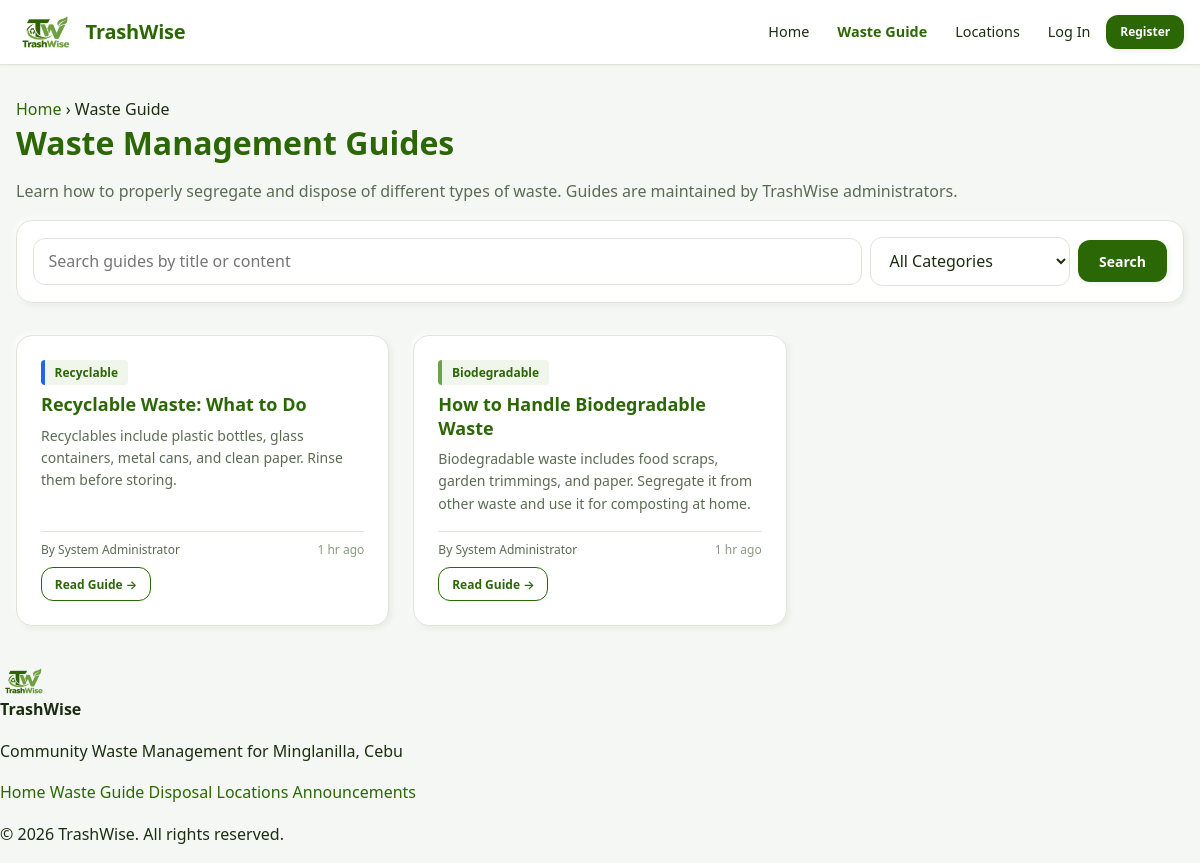
Screenshot of /modules/guides/waste-guide.php with the database file from the repository.
### tables this page shows
CREATE TABLE waste_guides (
    guide_id     INT UNSIGNED NOT NULL AUTO_INCREMENT,
    category_id  INT UNSIGNED NOT NULL,
    created_by   INT UNSIGNED NOT NULL,
    title        VARCHAR(255) NOT NULL,
    content      TEXT         NOT NULL,
    is_published TINYINT(1)   NOT NULL DEFAULT 1,
    created_at   DATETIME     NOT NULL DEFAULT CURRENT_TIMESTAMP,
    updated_at   DATETIME     NOT NULL DEFAULT CURRENT_TIMESTAMP
                              ON UPDATE CURRENT_TIMESTAMP,
    PRIMARY KEY (guide_id),
    KEY idx_guides_category (category_id),
    KEY idx_guides_published (is_published),
    CONSTRAINT fk_guides_category
        FOREIGN KEY (category_id) REFERENCES waste_categories(category_id)
        ON DELETE RESTRICT ON UPDATE CASCADE,
    CONSTRAINT fk_guides_user
        FOREIGN KEY (created_by) REFERENCES users(user_id)
        ON DELETE RESTRICT ON UPDATE CASCADE
);

CREATE TABLE waste_categories (
    category_id   INT UNSIGNED NOT NULL AUTO_INCREMENT,
    category_name VARCHAR(100) NOT NULL,
    description   TEXT         DEFAULT NULL,
    color_code    VARCHAR(20)  DEFAULT NULL,
    PRIMARY KEY (category_id),
    UNIQUE KEY uq_category_name (category_name)
);

CREATE TABLE users (
    user_id           INT UNSIGNED NOT NULL AUTO_INCREMENT,
    role_id           TINYINT UNSIGNED NOT NULL,
    barangay_id       INT UNSIGNED DEFAULT NULL,
    first_name        VARCHAR(100) NOT NULL,
    last_name         VARCHAR(100) NOT NULL,
    email             VARCHAR(255) NOT NULL,
    password_hash     VARCHAR(255) NOT NULL,
    phone             VARCHAR(20)  DEFAULT NULL,
    address           VARCHAR(500) DEFAULT NULL,
    is_email_verified TINYINT(1)   NOT NULL DEFAULT 0,
    email_verified_at DATETIME     DEFAULT NULL,
    last_login_at     DATETIME     DEFAULT NULL,
    is_active         TINYINT(1)   NOT NULL DEFAULT 1,
    created_at        DATETIME     NOT NULL DEFAULT CURRENT_TIMESTAMP,
    updated_at        DATETIME     NOT NULL DEFAULT CURRENT_TIMESTAMP
                                   ON UPDATE CURRENT_TIMESTAMP,
    PRIMARY KEY (user_id),
    UNIQUE KEY uq_users_email (email),
    KEY idx_users_role     (role_id),
    KEY idx_users_barangay (barangay_id),
    KEY idx_users_active   (is_active),
    CONSTRAINT fk_users_role
        FOREIGN KEY (role_id) REFERENCES roles(role_id)
        ON DELETE RESTRICT ON UPDATE CASCADE,
    CONSTRAINT fk_users_barangay
        FOREIGN KEY (barangay_id) REFERENCES barangays(barangay_id)
        ON DELETE SET NULL ON UPDATE CASCADE
);

### includes/functions.php (called while the page is built, shortened)
<?php
require_once __DIR__ . '/../config/database.php';
function e($value): string
{
    return htmlspecialchars((string) $value, ENT_QUOTES | ENT_SUBSTITUTE, 'UTF-8');
}
function input_string(string $key, string $method = 'POST'): string
{
    $source = $method === 'GET' ? $_GET : $_POST;
    $value  = $source[$key] ?? '';
    return is_string($value) ? trim($value) : '';
}
function input_int(string $key, string $method = 'POST', int $default = 0): int
{
    $source = $method === 'GET' ? $_GET : $_POST;
    return isset($source[$key]) ? (int) $source[$key] : $default;
}
function time_ago(?string $value): string
{
    $ts = strtotime($value);
    $diff = time() - $ts;
    if ($diff < 86400)  return floor($diff / 3600) . ' hr ago';
    return date('M j, Y', $ts);
}
function paginate(int $total, int $perPage, int $currentPage): array
{
    $perPage     = max(1, $perPage);
    $totalPages  = max(1, (int) ceil($total / $perPage));
    $currentPage = max(1, min($currentPage, $totalPages));
    $offset      = ($currentPage - 1) * $perPage;
    return [
        'total'        => $total,
        'per_page'     => $perPage,
        'current_page' => $currentPage,
        'total_pages'  => $totalPages,
        'offset'       => $offset,
    ];
}

### config/database.php (called while the page is built, shortened)
<?php
function db(): PDO
{
    static $pdo = null;
    if ($pdo instanceof PDO) {
        return $pdo;
    }
    $dsn = sprintf(
        'mysql:host=%s;dbname=%s;charset=%s',
        DB_HOST,
        DB_NAME,
        DB_CHARSET
    );
    $options = [
        PDO::ATTR_ERRMODE            => PDO::ERRMODE_EXCEPTION,
        PDO::ATTR_DEFAULT_FETCH_MODE => PDO::FETCH_ASSOC,
        PDO::ATTR_EMULATE_PREPARES   => false,
        PDO::ATTR_PERSISTENT         => false,
        PDO::ATTR_STRINGIFY_FETCHES  => false,
    ];
    try {
        $pdo = new PDO($dsn, DB_USER, DB_PASS, $options);
    } catch (PDOException $e) {
        error_log('[TrashWise DB] ' . $e->getMessage());
        if (!headers_sent()) {
            http_response_code(500);
        }
        if (APP_DEBUG) {
            exit('Database connection failed: ' . htmlspecialchars($e->getMessage(), ENT_QUOTES, 'UTF-8'));
        }
        exit('A database error occurred. Please try again later.');
    }
    return $pdo;
}
function db_query(string $sql, array $params = []): PDOStatement
{
    $stmt = db()->prepare($sql);
    $stmt->execute($params);
    return $stmt;
}
function db_all(string $sql, array $params = []): array
{
    return db_query($sql, $params)->fetchAll();
}
function db_scalar(string $sql, array $params = [])
{
    $value = db_query($sql, $params)->fetchColumn();
    return $value === false ? null : $value;
}

### modules/guides/waste-guide.php (the view, shortened to what this page needs)
<?php
require_once __DIR__ . '/../../config/database.php';
require_once __DIR__ . '/../../includes/functions.php';
$q          = input_string('q', 'GET');
$categoryId = input_int('category_id', 'GET');
$page       = max(1, input_int('page', 'GET', 1));
$perPage    = 9;
$where  = ['wg.is_published = 1'];
$params = [];
$whereSql = 'WHERE ' . implode(' AND ', $where);
$total = (int) db_scalar("
    SELECT COUNT(*) FROM waste_guides wg {$whereSql}
", $params);
$pg = paginate($total, $perPage, $page);
$guides = db_all("
    SELECT wg.guide_id, wg.title, wg.content, wg.created_at, wg.updated_at,
           wc.category_id, wc.category_name, wc.color_code,
           u.first_name, u.last_name
      FROM waste_guides wg
      JOIN waste_categories wc ON wc.category_id = wg.category_id
      JOIN users            u  ON u.user_id      = wg.created_by
     {$whereSql}
     ORDER BY wg.updated_at DESC, wg.guide_id DESC
     LIMIT {$pg['per_page']} OFFSET {$pg['offset']}
", $params);
require_once __DIR__ . '/../../includes/header.php';
function guide_preview(string $content, int $len = 160): string
{
    $plain = trim(preg_replace('/\s+/', ' ', strip_tags($content)));
    return mb_strimwidth($plain, 0, $len, '…');
}
?>
<section class="container page-header">
    <nav class="breadcrumb" aria-label="Breadcrumb">
        <a href="<?= e(BASE_URL) ?>/index.php">Home</a>
        <span aria-hidden="true">›</span>
        <span aria-current="page">Waste Guide</span>
    </nav>
    <h1 class="page-title">Waste Management Guides</h1>
    <p class="text-muted">
        Learn how to properly segregate and dispose of different types of waste.
        Guides are maintained by TrashWise administrators.
    </p>
</section>
<section class="container">
    <form method="get" action="<?= e(BASE_URL) ?>/modules/guides/waste-guide.php"
          class="filters" role="search">
        <div class="filters__row">
            <div class="filters__field filters__field--grow">
                <input type="search" class="form-control" id="q" name="q"
                       placeholder="Search guides by title or content"
                       value="<?= e($q) ?>">
            </div>
            <div class="filters__field">
                <select class="form-select" id="category_id" name="category_id">
                    <option value="">All Categories</option>
                </select>
            </div>
            <button type="submit" class="btn btn-primary">Search</button>
        </div>
    </form>
    <?php if (empty($guides)): ?>
        <div class="empty-state">
            <h3>No guides found</h3>
            <?php if ($q !== '' || $categoryId > 0): ?>
                <p>Try adjusting your search or clearing the filters.</p>
                <a class="btn btn-outline"
                   href="<?= e(BASE_URL) ?>/modules/guides/waste-guide.php">Clear Filters</a>
            <?php else: ?>
                <p>No guides have been published yet. Please check back later.</p>
            <?php endif; ?>
        </div>
    <?php else: ?>
        <div class="guide-grid">
            <?php foreach ($guides as $g): ?>
                <?php
                    $url = BASE_URL . '/modules/guides/view-guide.php?id=' . (int) $g['guide_id'];
                    $author = trim($g['first_name'] . ' ' . $g['last_name']);
                ?>
                <article class="guide-card">
                    <span class="guide-card__category"
                          style="border-left-color: <?= e($g['color_code'] ?: '#6BA24B') ?>;">
                        <?= e($g['category_name']) ?>
                    </span>
                    <h2 class="guide-card__title">
                        <a href="<?= e($url) ?>"><?= e($g['title']) ?></a>
                    </h2>
                    <p class="guide-card__excerpt">
                        <?= e(guide_preview($g['content'], 160)) ?>
                    </p>
                    <footer class="guide-card__footer">
                        <span class="guide-card__author">By <?= e($author) ?></span>
                        <span class="guide-card__date"><?= e(time_ago($g['updated_at'] ?? $g['created_at'])) ?></span>
                    </footer>
                    <a class="btn btn-outline btn-sm guide-card__cta" href="<?= e($url) ?>">
                        Read Guide →
                    </a>
                </article>
            <?php endforeach; ?>
        </div>
    <?php endif; ?>
</section>
<?php require_once __DIR__ . '/../../includes/footer.php'; ?>

### assets/css/global.css (style rules this page uses)
:root { --tw-primary: #2C6705; --tw-primary-hover: #245504; --tw-primary-light: #e8f0e3; --tw-secondary: #6BA24B; --tw-secondary-hover:#5a8f3e; --tw-secondary-light:#f0f6ec; --tw-white: #FFFFFF; --tw-bg: #f5f7f4; --tw-surface: #FFFFFF; --tw-border: #e0e5dc; --tw-text: #1a2e0f; --tw-text-muted: #5a6b52; --tw-text-light: #8a9a82; --tw-pending: #d97706; --tw-progress: #2563eb; --tw-verified: #2C6705; --tw-resolved: #2C6705; --tw-rejected: #dc2626; --tw-shadow-light: #ffffff; --tw-shadow-dark: rgba(44, 103, 5, 0.14); --tw-shadow-raised: 4px 4px 10px var(--tw-shadow-dark), -4px -4px 10px var(--tw-shadow-light); --tw-shadow-flat: 2px 2px 6px rgba(44, 103, 5, 0.08), -2px -2px 6px rgba(255, 255, 255, 0.9); --tw-shadow-inset: inset 3px 3px 6px var(--tw-shadow-dark), inset -3px -3px 6px var(--tw-shadow-light); --tw-radius-sm: 8px; --tw-radius-md: 12px; --tw-radius-lg: 16px; --tw-radius-full: 9999px; --tw-space-xs: 0.25rem; --tw-space-sm: 0.5rem; --tw-space-md: 1rem; --tw-space-lg: 1.5rem; --tw-space-xl: 2rem; --tw-space-2xl: 3rem; --tw-font: 'Segoe UI', system-ui, -apple-system, Roboto, Helvetica, Arial, sans-serif; --tw-text-xs: 0.75rem; --tw-text-sm: 0.875rem; --tw-text-base: 1rem; --tw-text-lg: 1.125rem; --tw-text-xl: 1.25rem; --tw-text-2xl: 1.5rem; --tw-text-3xl: 2rem; --tw-transition: 200ms ease; }
*, *::before, *::after { box-sizing: border-box; }
html { scroll-behavior: smooth; }
body { margin: 0; font-family: var(--tw-font); font-size: var(--tw-text-base); line-height: 1.6; color: var(--tw-text); background-color: var(--tw-bg); -webkit-font-smoothing: antialiased; }
a { color: var(--tw-primary); text-decoration: none; transition: color var(--tw-transition); }
button { font-family: inherit; cursor: pointer; }
.container { width: 100%; max-width: 1200px; margin: 0 auto; padding: 0 var(--tw-space-md); }
h1, h2, h3, h4 { color: var(--tw-primary); font-weight: 600; line-height: 1.25; margin: 0 0 var(--tw-space-sm); }
h1 { font-size: var(--tw-text-3xl); }
h2 { font-size: var(--tw-text-2xl); }
.btn { display: inline-flex; align-items: center; justify-content: center; gap: var(--tw-space-xs); padding: 0.65rem 1.25rem; font-size: var(--tw-text-sm); font-weight: 600; border-radius: var(--tw-radius-md); border: 1px solid transparent; text-decoration: none; transition: all var(--tw-transition); white-space: nowrap; cursor: pointer; background: var(--tw-surface); color: var(--tw-text); }
.btn-primary { background-color: var(--tw-primary); color: var(--tw-white); box-shadow: var(--tw-shadow-flat); }
.btn-outline { background-color: transparent; border-color: var(--tw-primary); color: var(--tw-primary); }
.btn-sm { padding: 0.4rem 0.8rem; font-size: var(--tw-text-xs); }
.form-control, .form-select, .form-textarea { width: 100%; padding: 0.7rem 0.9rem; font-size: var(--tw-text-base); font-family: inherit; color: var(--tw-text); background-color: var(--tw-surface); border: 1px solid var(--tw-border); border-radius: var(--tw-radius-md); box-shadow: var(--tw-shadow-inset); transition: border-color var(--tw-transition), box-shadow var(--tw-transition); }
.text-muted { color: var(--tw-text-muted); }

### rows the page displays
waste_guides: category.category_name "Recyclable", title "Recyclable Waste: What to Do", content "Recyclables include plastic bottles, glass containers, metal cans, and clean paper. Rinse them before storing.", created_by.last_name "System Administrator", updated_at "1 hr ago"
waste_guides: category.category_name "Biodegradable", title "How to Handle Biodegradable Waste", content "Biodegradable waste includes food scraps, garden trimmings, and paper. Segregate it from other waste and use it for composting at home.", created_by.last_name "System Administrator", updated_at "1 hr ago"
